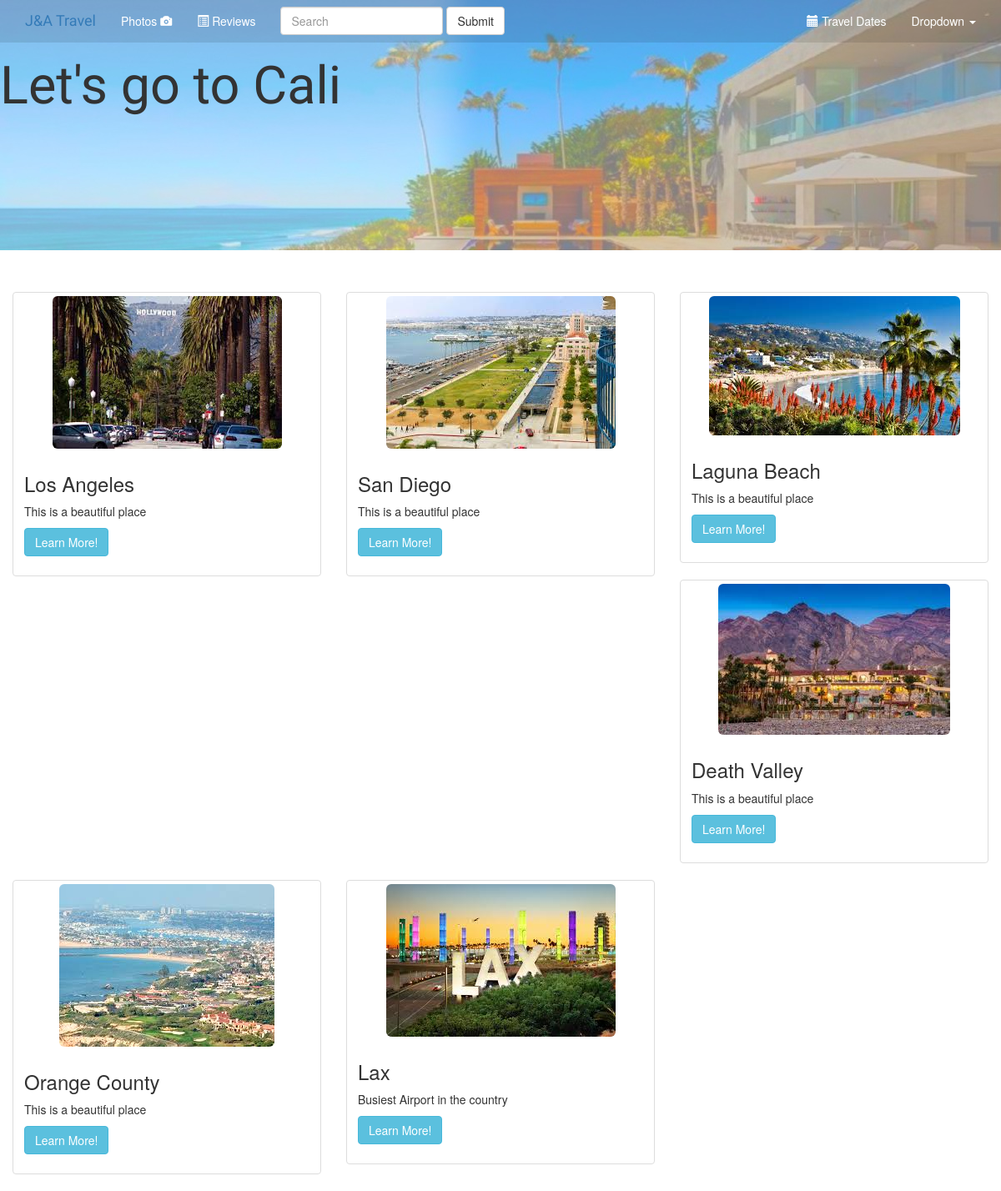
The page /travel/ on the database its author committed.
### travel/models.py (models this page shows, shortened)
class Destination(models.Model):
    place = models.CharField(max_length=100)
    date = models.DateTimeField('travel_date')
    info = models.TextField(max_length=1000, default='This is a beautiful place')
    image = models.ImageField(default='None')

### travel/views.py (the view)
# urls.py: path('', views.index, name='index'),
def index(request):
    destination_list = Destination.objects.order_by("date")
    return render(request, "travel/index.html", {'destination_list':destination_list})

### travel/templates/travel/index.html
{% extends 'travel/base.html' %}
{% block main_content %}
{% for place in destination_list %}
<div class="container-fluid">
  <div class="row">
    <div class="col-lg-4 col-sm-4">
      <div class="thumbnail">
        <img src="{{ place.image.url }}" class="img-rounded" alt="...">
        <div class="caption">
          <h3>{{place.place}}</h3>
          <p>{{place.info}}</p>
          <p><a href="{% url 'travel:detail' place.id %}" class="btn btn-info" role="button">Learn More!</a>
      </div>
    </div>
  </div>
        {% endfor %}
</div>
</div>
{% endblock %}

### travel/templates/travel/base.html (shortened to what this page needs)
{% load static %}
<link rel="stylesheet" type="text/css" href=" {% static 'travel/style.css' %}"/>
<link rel="stylesheet" href="https://maxcdn.bootstrapcdn.com/bootstrap/3.3.7/css/bootstrap.min.css">
<div class="banner">
<nav class="navbar  navbar-fixed-top">
  <div class="container">
    <div class="navbar-header">
      <a class="navbar-brand" href="{% url 'travel:index' %}">J&A Travel</a>
    </div>
    <div class="collapse navbar-collapse" id="bs-example-navbar-collapse-1">
      <ul class="nav navbar-nav">
        <li class="active"><a href="#">Photos  <span class="glyphicon glyphicon-camera"></span></a></li>
        <li><a href="#"><span class="glyphicon glyphicon-list-alt"></span>  Reviews</a></li>
      </ul>
      <form class="navbar-form navbar-left">
        <div class="form-group">
          <input type="text" class="form-control" placeholder="Search">
        </div>
        <button type="submit" class="btn btn-default">Submit</button>
      </form>
      <ul class="nav navbar-nav navbar-right">
        <li><a href="#" ><span class="glyphicon glyphicon-calendar" aria-hidden="true"></span>  Travel Dates</a></li>
        <li class="dropdown">
          <a href="#" class="dropdown-toggle" data-toggle="dropdown" role="button" aria-haspopup="true" aria-expanded="false">Dropdown <span class="caret"></span></a>
        </li>
      </ul>
    </div>
  </div>
</nav>
</div>
<div class="jumbotron">
    <h1 id="title">Let's go to Cali</h1>
</div>
{% block main_content %}
{% endblock %}

### travel/static/travel/style.css (style rules this page uses)
li a { color:cadetblue; }
img { border: 0; }
.jumbotron { background-image: url("./images/house.jpg") ; height: 300px; }
.navbar-brand { font-family: 'Rock Salt', cursive; }
#title { font-family: 'Rock Salt', cursive; }
.navbar { border: 0; border-radius: 0; background-color: rgba(0,0,0,0.1); }
.navbar-nav li a { color: white; }

### rows shown on the page
Destination: image (picture), place "Los Angeles", info "This is a beautiful place"
Destination: image (picture), place "San Diego", info "This is a beautiful place"
Destination: image (picture), place "Laguna Beach", info "This is a beautiful place"
Destination: image (picture), place "Death Valley", info "This is a beautiful place"
Destination: image (picture), place "Orange County", info "This is a beautiful place"
Destination: image (picture), place "Lax", info "Busiest Airport in the country"
